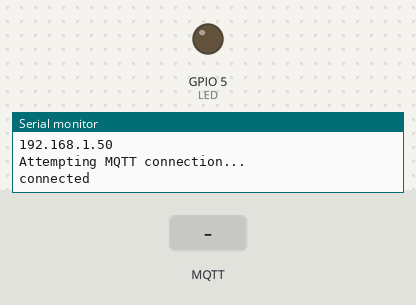
This sketch was run on a simulated ESP8266 (NodeMCU). Shown: output pins drawn as LEDs (lit = HIGH), the last lines printed to the serial monitor. The test bench sets the inputs (shaded band). WiFi joins after 1.5 s; servers stay silent unless stated; random numbers use the default seed unless the sketch sets one; no MQTT or app messages arrive unless stated.

Above: at 2.7 s.
2.8 s: MQTT message "1" arrives on the first subscribed topic
At 3.8 s:
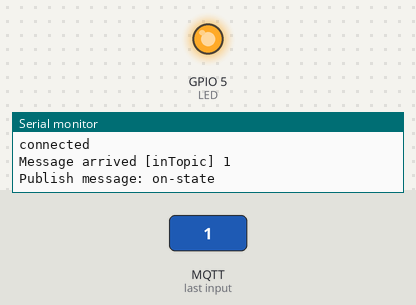
4.3 s: MQTT message "0" arrives on the first subscribed topic
At 5.0 s:
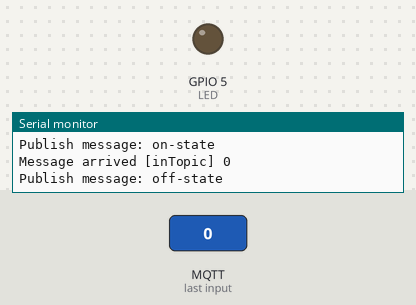
Timing chart, 0 to 7.3 s (numbered marks = the images above; inputs shaded):
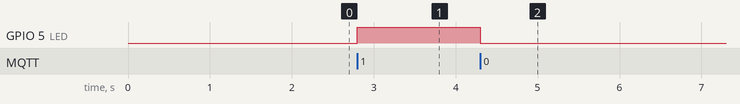

The sketch:

EMQTT-ESP8266-Arduino-led.ino
```cpp
/*
   EMQTT-ESP82666-Arduino-led

   作者：imliubo 时间：2017-09-10
   个人主页：http://www.imliubo.me/
   ssid和password改成你所在的网络
   mqtt_server改成你的服务器IP（因为这个服务器过几天就到期了。。。。。）
   首次使用Arduino IDE请先安装ESP8266环境，具体教程百度一下即可，这里不再赘述。
   PubSubClient库下载解压后放到Arduino安装文件夹下的libraries的文件夹中。
*/

#include <ESP8266WiFi.h>
#include <PubSubClient.h>


const char* ssid = "XXXXXXXXXXX";
const char* password = "XXXXXXXXXXX";
const char* mqtt_server = "119.29.244.94";

WiFiClient espClient;
PubSubClient client(espClient);
int value = 0;
int LED = 5;

void setup_wifi() {

  delay(10);
  Serial.println();
  Serial.print("Connecting to ");
  Serial.println(ssid);

  WiFi.begin(ssid, password);

  while (WiFi.status() != WL_CONNECTED) {
    delay(500);
    Serial.print(".");
  }

  randomSeed(micros());

  Serial.println("");
  Serial.println("WiFi connected");
  Serial.println("IP address: ");
  Serial.println(WiFi.localIP());
}

void callback(char* topic, byte* payload, unsigned int length) {
  Serial.print("Message arrived [");
  Serial.print(topic);
  Serial.print("] ");
  for (int i = 0; i < length; i++) {
    Serial.print((char)payload[i]);
  }
  Serial.println();

  if ((char)payload[0] == '0')
  {
    digitalWrite(5, LOW);
    //向客户端推送设备状态
    client.publish("outTopic", "off-state");
    Serial.print("Publish message: off-state");
    Serial.println();
  }
  else if ((char)payload[0] == '1')
  {
    digitalWrite(5, HIGH);
    //向客户端推送设备状态
    client.publish("outTopic", "on-state");
    Serial.print("Publish message: on-state");
    Serial.println();
  }
  else
  {
    client.publish("outTopic", "nocommand");
    Serial.print("Publish message: nocommand");
    Serial.println();
  }

}

void reconnect() {
  while (!client.connected()) {
    Serial.print("Attempting MQTT connection...");
    // 生成一个设备的随机ID
    String clientId = "ESP8266Client-";
    clientId += String(random(0xffff), HEX);
    // Attempt to connect
    if (client.connect(clientId.c_str())) {
      Serial.println();
      Serial.println("connected");
      // 设备上线推送上线消息
      client.publish("outTopic", "设备上线了！");
      client.subscribe("inTopic");
    } else {
      Serial.print("failed, rc=");
      Serial.print(client.state());
      Serial.println(" try again in 5 seconds");
      // Wait 5 seconds before retrying
      delay(5000);
    }
  }
}

void setup() {
  pinMode(LED, OUTPUT);
  Serial.begin(115200);
  setup_wifi();
  client.setServer(mqtt_server, 1883);
  client.setCallback(callback);
}

void loop() {

  if (!client.connected()) {
    reconnect();
  }
  client.loop();
}
```

Measured:
- after the input at 2.8 s, GPIO 5 (LED): LOW → HIGH at once
- after the input at 4.3 s, GPIO 5 (LED): HIGH → LOW at once
